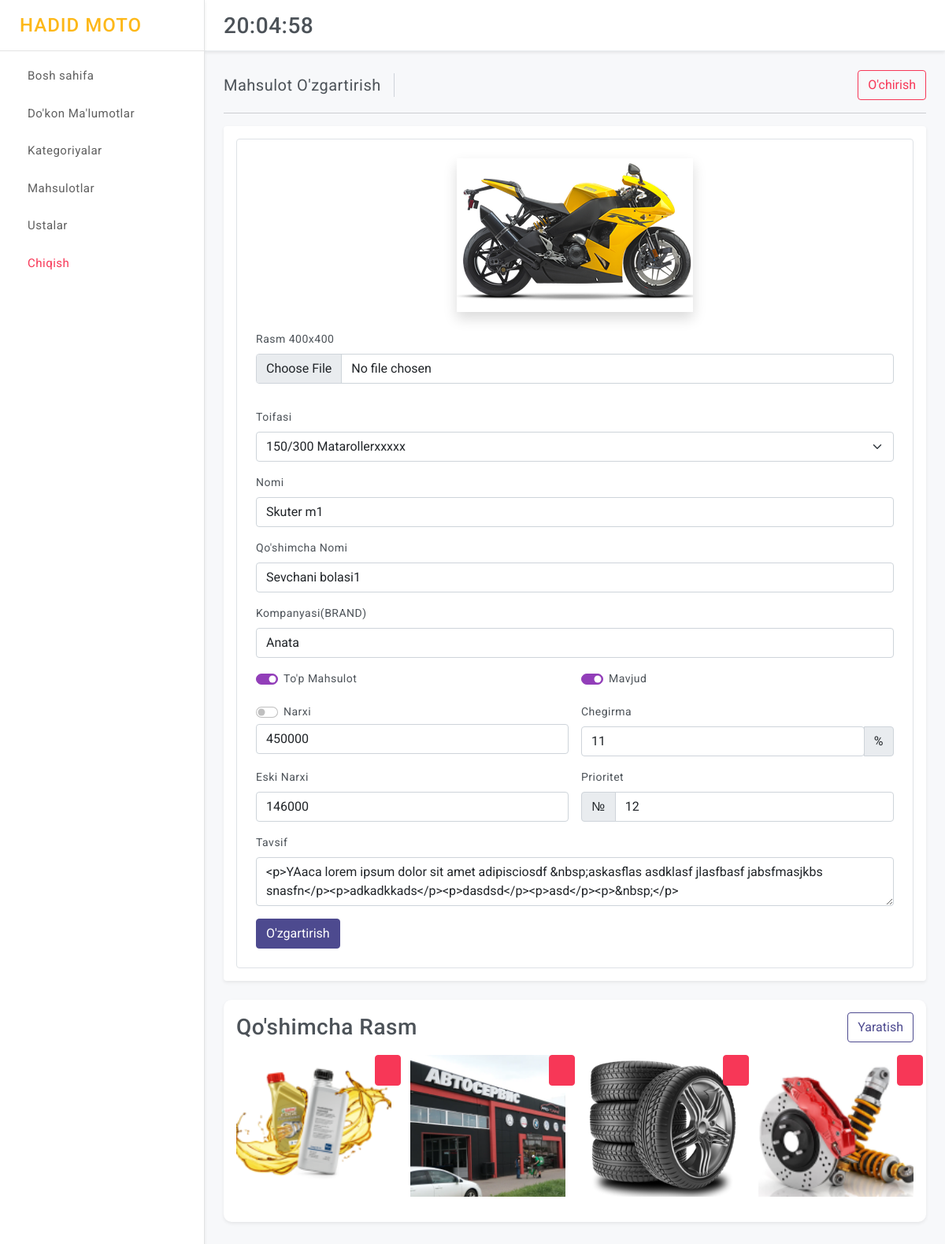
Page /sklad/product/1/ (signed in) on the committed database.
### control/models.py (models this page shows, shortened)
class Product(models.Model):
    category = models.ForeignKey(Category, on_delete=models.SET_NULL, null=True, blank=True)
    title = models.CharField(max_length=225)
    subtitle = models.CharField(max_length=225, null=True, blank=True)
    slug = models.CharField(max_length=250, default="")
    company = models.CharField(max_length=225, null=True, blank=True)
    description = models.TextField()
    price = models.IntegerField(null=True, blank=True)
    available_price = models.BooleanField(default=True) # False bosa o'chgan
    discount = models.IntegerField(default=0, null=True, blank=True)
    old_price = models.IntegerField(null=True, blank=True)
    priority = models.IntegerField(default=0, null=True, blank=True)
    image_max = ResizedImageField(size=[400, 400], quality=100, upload_to="product/")
    image_min = ResizedImageField(size=[300, 300], quality=100, upload_to="product/")
    available = models.BooleanField(default=True) # False bosa o'chgan
    is_active = models.BooleanField(default=True) # False bosa bloklangan
    popular = models.BooleanField(default=False) # False bosa popular emas True bo'lsa popular
    date_created = models.DateTimeField(auto_now_add=True)
    class Meta:
        ordering = ('-priority',)

class ProductImage(models.Model):
    product = models.ForeignKey(Product, on_delete=models.CASCADE)
    img_full = ResizedImageField(size=[400,400], quality=100, upload_to="products/")
    img_min = ResizedImageField(size=[300,300], quality=100, upload_to="products/")

### control/views.py (the view)
# urls.py: path("product/<int:id>/", views.control_product_detail, name="control_product_detail"),
@login_required(login_url='login')
def control_product_detail(request, id):
    categories = Category.objects.filter(available=True, is_active=True)
    product_img = ProductImage.objects.all()
    product =  get_object_or_404(Product, id=id)
    context = {
        "base": base_context(request=request),
        "categories": categories,
        "product_img": product_img,
        "product": product,
    }
    return render(request, 'control/products/detail.html', context)

### control/views.py (called while the page is built)
def base_context(request):
    try:
        code = request.build_absolute_uri().split('?')[1]
    except:
        code = None
    context = {
        "code": code
    }
    return context

### templates/control/products/detail.html (shortened to what this page needs)
{% extends 'control/base.html' %}
{% load static %}
      {% block page_title %}Mahsulot O'zgartirish{% endblock page_title %}
      {% block add %}
      <div class="ms-auto d-block">
        <div class="btn-group">
          <button type="button" class="btn btn-outline-danger" data-bs-toggle="modal" data-bs-target="#exampleDangerModal">O'chirish</button>
        </div>
      </div>
      {% endblock add %}
      {% block content %}
        <div class="card">
            <div class="card-body">
              <div class="p-4 border rounded">
                <form class="row g-3 needs-validation" action="{% url 'control_product_edit' %}" method="POST" enctype="multipart/form-data" novalidate>
                    <div class="col-md-12">
                        <div class="mb-4 d-flex flex-column gap-3 align-items-center justify-content-between">
                          <div class=" shadow text-center">
                            <img src="{{ product.image_min.url }}" alt="..." style="object-fit: cover;" class="rounded" width="300">
                          </div>
                          </div>
                          <label for="validationCustom01" class="form-label">Rasm 400x400</label>
                          <div class="input-group has-validation mb-3">
                            <input type="file" name="file" class="form-control has-validation" accept="image/png, image/jpeg" id="inputGroupFile02">
                          </div>
                      </div>
                      <div class="col-md-12">
                        <label for="validationCustomUsername" class="form-label">Toifasi</label>
                        <div class="input-group has-validation">
                        <select class="form-select" id="category" required name="category_id" aria-label="Default select example" id="validationCustom00">
                          {% for category in categories %}
                            {% if product.category.id == category.id %}
                              <option value="{{category.id}}" selected>{{ category.title }}</option>
                            {% else %}
                              <option value="{{category.id}}">{{ category.title }}</option>
                            {% endif %}
                          {% endfor %}
                        </select>
                        </div>
                      </div>
                      <div class="col-md-12">
                        <label for="validationCustom01" class="form-label">Nomi</label>
                        <input type="text" name="title" class="form-control" value="{{ product.title }}" id="validationCustom01" required>
                      </div>
                      <div class="col-md-12">
                        <label for="validationCustom01" class="form-label">Qo'shimcha Nomi</label>
                        <input type="text" name="subtitle" class="form-control" value="{{ product.subtitle }}" id="validationCustom01" required>
                      </div>
                      <div class="col-md-12">
                        <label for="validationCustom01" class="form-label">Kompanyasi(BRAND)</label>
                        <input type="text" name="company" value="{{ product.company }}" class="form-control" id="validationCustom01">
                      </div>
                      <div class="col-md-6">
                        <div class="form-check-danger form-check form-switch">
                          <input class="form-check-input" name="popular" type="checkbox" id="flexSwitchCheckCheckedDanger" {% if product.popular %} checked="" {% endif %}>
                          <label class="form-check-label" for="flexSwitchCheckCheckedDanger">To'p Mahsulot</label>
                        </div>
                      </div>
                      <div class="col-md-6">
                        <div class="form-check-danger form-check form-switch">
                          <input class="form-check-input" name="is_active" type="checkbox" id="flexSwitchCheckCheckedDanger" {% if product.is_active %} checked="" {% endif %}>
                          <label class="form-check-label" for="flexSwitchCheckCheckedDanger">Mavjud</label>
                        </div>
                      </div>
                      <div class="col-md-6">
                        <div class="form-check-danger form-check form-switch">
                          <input class="form-check-input" name="available_price" type="checkbox" id="flexSwitchCheckCheckedDanger" {% if product.available_price %} checked="" {% endif %}>
                          <label class="form-check-label" for="flexSwitchCheckCheckedDanger">Narxi</label>
                        </div>
                        <div class="input-group has-validation">
                          <input type="number" name="price" value="{{ product.price }}" oninput="this.value = this.value.replace(/[^0-9.]/g, '').replace(/(\..*)\./g, '$1');" class="form-control" id="validationCustomUsername" aria-describedby="inputGroupPrepend" required>
                        </div>
                      </div>
                      <div class="col-md-6">
                        <label for="validationCustomUsername" class="form-label">Chegirma</label>
                        <div class="input-group has-validation">
                          <input type="number" name="discount" value="{{ product.discount }}" oninput="this.value = this.value.replace(/[^0-9.]/g, '').replace(/(\..*)\./g, '$1');" class="form-control" id="validationCustomUsername" aria-describedby="inputGroupPrepend">
                          <span class="input-group-text" id="inputGroupPrepend">%</span>
                        </div>
                      </div>
                      <div class="col-md-6">
                        <label for="validationCustomUsername" class="form-label">Eski Narxi</label>
                        <div class="input-group has-validation">
                          <input type="number" name="old_price" value="{{ product.old_price }}" oninput="this.value = this.value.replace(/[^0-9.]/g, '').replace(/(\..*)\./g, '$1');" class="form-control" id="validationCustomUsername" aria-describedby="inputGroupPrepend">
                        </div>
                      </div>
                      <div class="col-md-6">
                        <label for="validationCustomUsername" class="form-label">Prioritet</label>
                        <div class="input-group has-validation"> <span class="input-group-text" id="inputGroupPrepend">№</span>
                          <input type="number" name="priority" value="{{ product.priority }}" oninput="this.value = this.value.replace(/[^0-9.]/g, '').replace(/(\..*)\./g, '$1');" class="form-control" id="validationCustomUsername" aria-describedby="inputGroupPrepend" required>
                        </div>
                      </div>
                      <div class="col-md-12">
                        <label for="validationCustomUsername" class="form-label">Tavsif</label>
                          <textarea id="editor2" class="form-control" name="description">{{ product.description }}</textarea>
                      </div>
                      <div class="col-12">
                        <button class="btn btn-primary" type="submit">O'zgartirish</button>
                      </div>
                </form>
              </div>
            </div>
          </div>
          <div class="row">
            <div class="col-12">
              <div class="card radius-10 w-100">
                  <div class="card-body">
                    <div class="d-flex align-items-center mb-3">
                      <h3 class="mb-0">Qo'shimcha Rasm</h3>
                      <div class="dropdown options ms-auto">
                        <button class="btn btn-outline-primary" data-bs-toggle="modal" data-bs-target="#photo_upload">Yaratish</button>
                      </div>
                    </div>
                    <div class="g-3 mt-2 align-items-center">
                      <div class="row">
                          {% for i in product.productimage_set.all %}
                          <div class="col-sm-3 col-6 mb-3" style="position: relative;">
                            <img class="img-fluid" src="{{ i.img_min.url }}" style="height: 180px; width: 100%; object-fit: cover; object-position: center;" alt="{{ i.img_min.url }}">
                                <a href="{% url 'control_product_image_remove' product.id i.id %}" class="btn btn-danger" style="position: absolute; top:0; right: 0;">
                                </a>
                          </div>
                          {% endfor %}
                      </div>
                    </div>
                  </div>
                </div>
            </div>
        </div>
      {% endblock content %}

### core/static/control/assets/css/style.css (style rules this page uses)
body { color: #4c5258; font-size: 14px; letter-spacing: .5px; background-color: #f7f8fa; overflow-x: hidden; font-family: Roboto, sans-serif; }
a { text-decoration: none; }
::placeholder { opacity: 0.5 !important; }
.radius-10 { border-radius: 10px !important; }
.options { font-size: 20px; color: #4c5258; cursor: pointer; }

### rows in the picture
Product: image_min (picture), title "Skuter m1", subtitle "Sevchani bolasi1", company "Anata", popular "☑", is_active "☑", price "450000", discount "11", old_price "146000", priority "12", description "<p>YAaca lorem ipsum dolor sit amet adipisciosdf &nbsp;askasflas asdklasf jlasfbasf jabsfmasjkbs snasfn</p><p>adkadkkads</p><p>dasdsd</p><p>asd</p><p>&nbsp;</p>"
ProductImage: img_min (picture)
ProductImage: img_min (picture)
ProductImage: img_min (picture)
ProductImage: img_min (picture)

### other values in the picture
form field category_id "150/300 Matarollerxxxxx"
